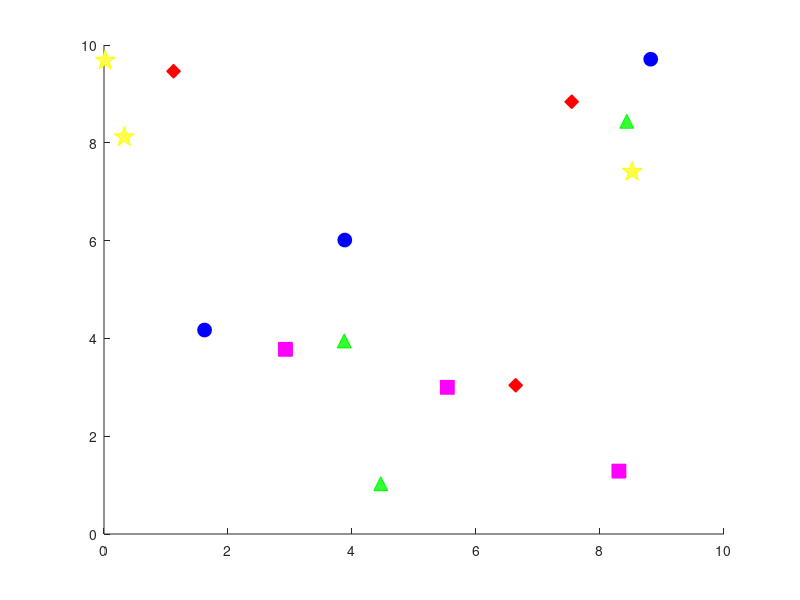

Recreate this plot in MATLAB. (Note: this script raises an error after producing the figure.)
clear all;
%% generate 2D objects
truth_objects = rand(15,2)*10;
truth_objects(:,3)=mod(1:15,5);

%% plot 2D objects
figure; hold on; set(0,'DefaultLineMarkerSize',10)
for i=1:length(truth_objects)
    switch truth_objects(i,3)
        case 0 
            plot(truth_objects(i,1),truth_objects(i,2),'bo','MarkerFaceColor','b');            
        case 1
            plot(truth_objects(i,1),truth_objects(i,2),'rd','MarkerFaceColor','r');
        case 2
            plot(truth_objects(i,1),truth_objects(i,2),'ms','MarkerFaceColor','m');
        case 3
            plot(truth_objects(i,1),truth_objects(i,2),'g^','MarkerFaceColor',[0.2 1 0.2]);
        case 4
            plot(truth_objects(i,1),truth_objects(i,2),'yp','MarkerFaceColor',[1 1 0.3],...
                                'MarkerSize',15);
    end
end

%% draw trajectory
[x,y] = ginput();

%% generate odometry
truth_traj=[];
for i=2:length(x)
    l = norm([x(i)-x(i-1) y(i)-y(i-1)]);
    t=0:0.1:l;
    xq=interp1([0 l],[x(i-1) x(i)],t,'spline');
    yq=interp1([0 l],[y(i-1) y(i)],t,'spline');
    truth_traj = [truth_traj; [xq' yq']];
end
for i=1:length(truth_traj)-1
    odoms(i,3)=atan2(truth_traj(i+1,2)-truth_traj(i,2),truth_traj(i+1,1)-truth_traj(i,1));
end
odoms(end,3)=odoms(end-1,3);

%%
for i=2:length(odoms)
    R = [cos(odoms(i,3)),sin(odoms(i,3)); -sin(odoms(i,3)) cos(odoms(i,3))];
    node_edge.dpos(:,i)= R'*(odoms(i,1:2)-odoms(i-1,1:2))';
    node_edge.dtheta(i) = odoms(i,3)-odoms(i-1,3);
end

%% generate object measurements
FOV=4; AOV=60/180*pi;
lm_edge.id1=[];
lm_edge.id2=[];
lm_edge.dpos=[];
lm_edge.label=[];
for i=2:length(odoms)
    dx=truth_objects(:,1)-odoms(i,1);
    dy=truth_objects(:,2)-odoms(i,2);
    dtheta = mod(atan2(dy,dx)-odoms(i,3)+pi,2*pi)-pi;
    R = [cos(odoms(i,3)),sin(odoms(i,3)); -sin(odoms(i,3)) cos(odoms(i,3))];
    idx = find((dx.^2+dy.^2)<FOV^2 & abs(dtheta)<AOV);
    dpos = R'*[dx';dy'];
    lm_edge.id1=[lm_edge.id1 repmat(i,1,length(idx))-1];
    lm_edge.id2=[lm_edge.id2 idx'];
    lm_edge.dpos=[lm_edge.dpos dpos(:,idx)];
    lm_edge.label=[lm_edge.label truth_objects(idx,3)'];
end